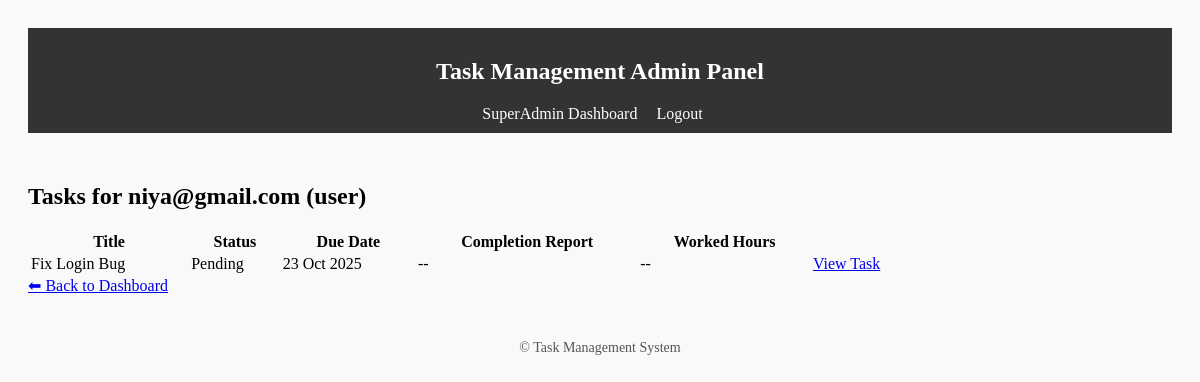
The page /panel/superadmin/user/6/ (signed in) on the database its author committed.
### accounts/models.py (models this page shows, shortened)
class CustomUser(AbstractUser):
    ROLE_CHOICES = (
        ('superadmin', 'SuperAdmin'),
        ('admin', 'Admin'),
        ('user', 'User'),
    )
    role = models.CharField(max_length=20, choices=ROLE_CHOICES, default='user')
    admin = models.ForeignKey("self", null=True, blank=True, limit_choices_to={'role': 'admin'}, on_delete=models.SET_NULL, related_name="assigned_users")

### tasks/models.py (models this page shows, shortened)
class Task(models.Model):
    STATUS_CHOICES = (
        ('pending', 'Pending'),
        ('in_progress', 'In Progress'),
        ('completed', 'Completed'),
    )
    title = models.CharField(max_length=255)
    description = models.TextField(blank=True)
    assigned_admin = models.ForeignKey(
        settings.AUTH_USER_MODEL,
        null=True,
        blank=True,
        on_delete=models.SET_NULL,
        limit_choices_to={'role': 'admin'},
        related_name='admin_tasks'
    )
    assigned_to = models.ForeignKey(
        settings.AUTH_USER_MODEL,
        on_delete=models.CASCADE,
        related_name='tasks',
        limit_choices_to={'role': 'user'},null=True, blank=True)
    due_date = models.DateField(null=True, blank=True)
    status = models.CharField(max_length=20, choices=STATUS_CHOICES, default='pending')
    completion_report = models.TextField(blank=True, null=True)
    worked_hours = models.DecimalField(max_digits=6, decimal_places=2, null=True, blank=True)
    created_at = models.DateTimeField(auto_now_add=True)
    updated_at = models.DateTimeField(auto_now=True)

### admin_panel/views.py (the view)
# urls.py: path("superadmin/user/<int:user_id>/", views.superadmin_user_detail, name="superadmin_user_detail"),
@login_required
def superadmin_user_detail(request, user_id):
    if request.user.role != "superadmin":
        return HttpResponseForbidden("Forbidden")
    user = get_object_or_404(CustomUser, id=user_id)
    tasks = Task.objects.filter(assigned_to=user)
    return render(request, "admin_panel/superadmin_user_detail.html", {
        "user_obj": user,
        "tasks": tasks
    })

### admin_panel/templates/admin_panel/superadmin_user_detail.html
{% extends "admin_panel/base.html" %}
{% block content %}
<div class="container" style="max-width: 900px; margin-top: 50px;">
    <h2 class="mb-4 text-center">Tasks for {{ user_obj.email }} ({{ user_obj.role }})</h2>
    <table class="table table-bordered table-striped table-hover">
        <thead class="thead-dark">
            <tr>
                <th>Title</th>
                <th>Status</th>
                <th>Due Date</th>
                <th>Completion Report</th>
                <th>Worked Hours</th>
            </tr>
        </thead>
        <tbody>
            {% for task in tasks %}
            <tr>
                <td>{{ task.title }}</td>
                <td>{{ task.get_status_display }}</td>
                <td>{{ task.due_date|date:"d M Y" }}</td>
                <td>{{ task.completion_report|default:"--" }}</td>
                <td>{{ task.worked_hours|default:"--" }}</td>
                <td>      <a href="{% url 'superadmin_task_detail' task.id %}">View Task</a></td>
            </tr>
            {% empty %}
            <tr>
                <td colspan="5" class="text-center">No tasks assigned.</td>
            </tr>
            {% endfor %}
        </tbody>
    </table>
    <div class="mt-3">
        <a href="{% url 'superadmin_dashboard' %}" class="btn btn-secondary">⬅ Back to Dashboard</a>
    </div>
</div>
{% endblock %}

### admin_panel/templates/admin_panel/base.html (style rules this page uses)
body { padding: 20px; background: #f9f9f9; }
table { width: 100%; margin-top: 20px; }

### rows shown on the page
CustomUser: email "niya@gmail.com", role "user"
Task: title "Fix Login Bug", status "Pending", due_date "23 Oct 2025", completion_report "--", worked_hours "--"
